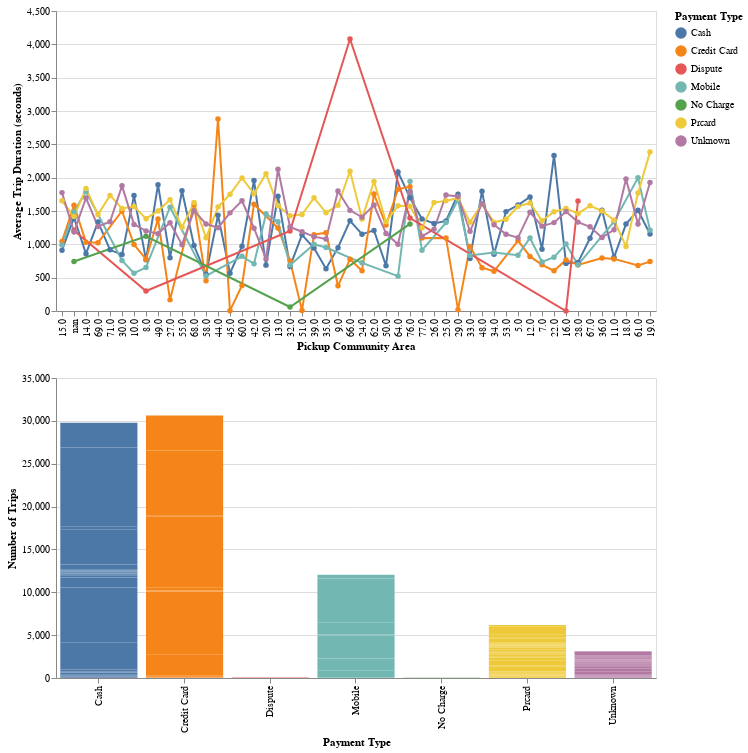

Notebook source saved alongside this figure:
### Code cell
import altair as alt
import pandas as pd
import warnings

# Ignore warnings
warnings.filterwarnings("ignore")

# Assuming 'df' is your DataFrame containing the taxi trip dataset

# Ensure 'Pickup Community Area' is treated as a string for categorical x-axis
df['Pickup Community Area'] = df['Pickup Community Area'].astype(str)

# Select only 50 unique Pickup Community Areas to avoid a cluttered x-axis
selected_areas = df['Pickup Community Area'].dropna().unique()
if len(selected_areas) > 50:
    selected_areas = pd.Series(selected_areas).sample(50, random_state=42)  # Random 50 areas for consistency

# Filter data to include only selected Pickup Community Areas
df_filtered = df[df['Pickup Community Area'].isin(selected_areas)]

# Group data by Pickup Community Area and Payment Type for average trip seconds
grouped_duration = df_filtered.groupby(["Pickup Community Area", "Payment Type"]).agg({
    'Trip Seconds': 'mean'
}).reset_index()

# Group data by Pickup Community Area and Payment Type for counting trips
grouped_count = df_filtered.groupby(["Pickup Community Area", "Payment Type"]).size().reset_index(name='Count')

# Create an interval selection on the x-axis (Pickup Community Area)
brush = alt.selection_interval(encodings=['x'])

# Line chart for Average Trip Seconds by Pickup Community Area
line_chart = alt.Chart(grouped_duration).mark_line(point=True).encode(
    x=alt.X('Pickup Community Area:N', title='Pickup Community Area', sort=selected_areas.tolist()),  # Sorting for better visibility
    y=alt.Y('Trip Seconds:Q', title='Average Trip Duration (seconds)'),
    color=alt.condition(brush, 'Payment Type:N', alt.value('lightgray')),
    tooltip=['Pickup Community Area', 'Payment Type', 'Trip Seconds']
).properties(
    width=600,
    height=300
).add_params(
    brush
)

# Bar chart for Number of Trips by Payment Type, filtered by the brush on the line chart
bar_chart = alt.Chart(grouped_count).mark_bar().encode(
    x=alt.X('Payment Type:N', title='Payment Type'),
    y=alt.Y('Count:Q', title='Number of Trips'),
    color='Payment Type:N',
    tooltip=['Payment Type', 'Count']
).transform_filter(
    brush
).properties(
    width=600,
    height=300
)

# Combine the charts vertically
combined = alt.vconcat(line_chart, bar_chart)

combined

### Figure 1 — Vega-Lite specification as saved in the notebook (floating-point values rounded to 4 significant figures; data arrays with more than 128 entries replaced by an {"elided": "..."} marker saying what was removed)
{"config": {"view": {"continuousWidth": 300, "continuousHeight": 300}}, "vconcat": [{"data": {"name": "data-9285741fabeca4e1b9408e34bee48c44"}, "mark": {"type": "line", "point": true}, "encoding": {"color": {"condition": {"param": "param_24", "field": "Payment Type", "type": "nominal"}, "value": "lightgray"}, "tooltip": [{"field": "Pickup Community Area", "type": "nominal"}, {"field": "Payment Type", "type": "nominal"}, {"field": "Trip Seconds", "type": "quantitative"}], "x": {"field": "Pickup Community Area", "sort": ["15.0", "nan", "14.0", "69.0", "71.0", "30.0", "10.0", "8.0", "49.0", "27.0", "55.0", "68.0", "58.0", "44.0", "45.0", "60.0", "42.0", "20.0", "13.0", "32.0", "51.0", "39.0", "35.0", "9.0", "66.0", "24.0", "62.0", "50.0", "64.0", "76.0", "77.0", "26.0", "25.0", "29.0", "33.0", "48.0", "34.0", "53.0", "5.0", "12.0", "7.0", "22.0", "16.0", "28.0", "67.0", "36.0", "11.0", "18.0", "61.0", "19.0"], "title": "Pickup Community Area", "type": "nominal"}, "y": {"field": "Trip Seconds", "title": "Average Trip Duration (seconds)", "type": "quantitative"}}, "height": 300, "name": "view_29", "width": 600}, {"data": {"name": "data-a16a4d1ffca88259a24e85245ac2ac78"}, "mark": {"type": "bar"}, "encoding": {"color": {"field": "Payment Type", "type": "nominal"}, "tooltip": [{"field": "Payment Type", "type": "nominal"}, {"field": "Count", "type": "quantitative"}], "x": {"field": "Payment Type", "title": "Payment Type", "type": "nominal"}, "y": {"field": "Count", "title": "Number of Trips", "type": "quantitative"}}, "height": 300, "transform": [{"filter": {"param": "param_24"}}], "width": 600}], "params": [{"name": "param_24", "select": {"type": "interval", "encodings": ["x"]}, "views": ["view_29"]}], "$schema": "https://vega.github.io/schema/vega-lite/v5.8.0.json", "datasets": {"data-9285741fabeca4e1b9408e34bee48c44": {"elided": "236 records"}, "data-a16a4d1ffca88259a24e85245ac2ac78": {"elided": "236 records"}}}
